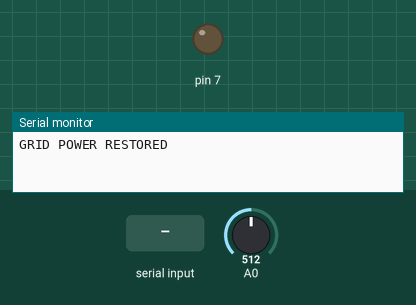
The sketch below on a simulated Arduino Uno, built with avr-gcc and run on an emulated ATmega328P. Parts: output pins drawn as LEDs (lit = HIGH), the last lines printed to the serial monitor. The inputs (shaded band) are chosen by the test bench; at power-on: A0 = 512.

Above: at 1.2 s.
1.3 s: byte 84 (COMMAND_THROW) received over Serial
At 1.56 s:
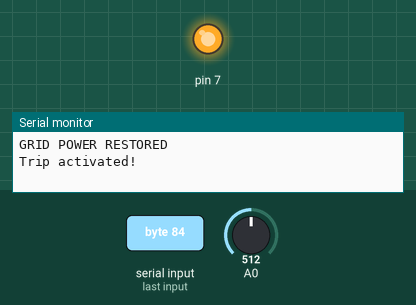
3.1 s: A0 set to 200
4.7 s: "1" received over Serial
Timing chart, 0 to 7.7 s (numbered marks = the images above; inputs shaded):
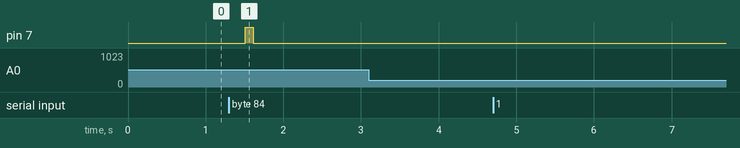

Measured:
- after the input at 1.3 s, pin 7: LOW → HIGH after 0.21 s, → LOW 0.10 s later

The sketch:

sketch.ino
```cpp
// global vars and config.h
#include "main.h"

// timer and external interrupt setup
//#include "interrupts.h"

// scheduler
#include "SCH_AVR.h"


// TODO: more raw register things for SPI and UART
// UART: http://extremeelectronics.co.in/avr-tutorials/using-the-usart-of-avr-microcontrollers-reading-and-writing-data/

void setup () {
	ballast_init();
	serial_init();
	//status_init();
	//setup_external_interrupts();
	mains_check_init();

	// set up scheduler with tick interval defined in config.h
	SCH_init(TICK_INTERVAL);

	SCH_add_task(ballast_fsm, 1, BALLAST_INTERVAL);
	SCH_add_task(serial_command, 2, 20);
	SCH_add_task(mains_check, 3, 40);

	SCH_start();
}

void loop () {
	SCH_dispatch_tasks();
	SCH_sleep();
}


// MACRO: Interrupt for Left and right encoder
//ISR(INT0_vect) { L_count++; }
//ISR(INT1_vect) { R_count++; }
```

SCH_AVR.h
```cpp
// (licence header left out)
// Operation: init -> add tasks -> start --> loop dispatcher + sleep

// Scheduler data structure for storing task data
typedef struct {
	// Pointer to task
	void (* pTask)(void);
	// Initial delay in ticks
	uint16_t delay;
	// Periodic interval in ticks
	uint16_t period;
	// Runme flag (indicating when the task is due to run)
	uint8_t runMe;
} sTask;

// Function prototypes
void SCH_init(const uint8_t);
void SCH_start(void);
// Core scheduler functions
void SCH_dispatch_tasks(void);
uint8_t SCH_add_task(void (*)(void), const uint16_t, const uint16_t);
uint8_t SCH_delete_task(const uint8_t);
void SCH_sleep(void);

// Maximum number of tasks
// MUST BE ADJUSTED FOR EACH NEW PROJECT
#define SCH_MAX_TASKS (10)


//#include <avr/io.h>
//#include <avr/interrupt.h>


// The array of tasks
sTask SCH_tasks_G[SCH_MAX_TASKS];


//  This is the 'dispatcher' function.  When a task (function)
//  is due to run, SCH_Dispatch_Tasks() will run it.
//  This function must be called (repeatedly) from the main loop.
void SCH_dispatch_tasks(void) {
	uint8_t index;

	// Dispatches (runs) the next task (if one is ready)
	for (index = 0; index < SCH_MAX_TASKS; index++) {
		if ((SCH_tasks_G[index].runMe > 0) && (SCH_tasks_G[index].pTask != 0)) {
			(*SCH_tasks_G[index].pTask)();  // Run the task
			SCH_tasks_G[index].runMe -= 1;   // Reset / reduce runMe flag

			// periodic tasks will automatically run again
			// - if this is a 'one shot' task, remove it from the array
			if (SCH_tasks_G[index].period == 0)
				SCH_delete_task(index);
		}
	}
}

//  Causes a task (function) to be executed at regular intervals
//  or after a user-defined delay
//
//  pFunction - The name of the function which is to be scheduled.
//              NOTE: All scheduled functions must be 'void, void' -
//              that is, they must take no parameters, and have
//              a void return type.
//
//  DELAY     - The interval (TICKS) before the task is first executed
//
//  PERIOD    - If 'PERIOD' is 0, the function is only called once,
//              at the time determined by 'DELAY'.  If PERIOD is non-zero,
//              then the function is called repeatedly at an interval
//              determined by the value of PERIOD (see below for examples
//              which should help clarify this).
//
//
//  RETURN VALUE:
//
//  Returns the position in the task array at which the task has been
//  added.  If the return value is SCH_MAX_TASKS then the task could
//  not be added to the array (there was insufficient space).  If the
//  return value is < SCH_MAX_TASKS, then the task was added
//  successfully.
//
//  Note: this return value may be required, if a task is
//  to be subsequently deleted - see SCH_Delete_Task().
//
//  EXAMPLES:
//
//  Task_ID = SCH_Add_Task(Do_X,1000,0);
//  Causes the function Do_X() to be executed once after 1000 sch ticks.
//
//  Task_ID = SCH_Add_Task(Do_X,0,1000);
//  Causes the function Do_X() to be executed regularly, every 1000 sch ticks.
//
//  Task_ID = SCH_Add_Task(Do_X,300,1000);
//  Causes the function Do_X() to be executed regularly, every 1000 ticks.
//  Task will be first executed at T = 300 ticks, then 1300, 2300, etc.
uint8_t SCH_add_task(void (*pFunction)(), const uint16_t DELAY, const uint16_t PERIOD) {
	uint8_t index = 0;

	// First find a gap in the array (if there is one)
	while ((SCH_tasks_G[index].pTask != 0) && (index < SCH_MAX_TASKS))
		index++;

	// Have we reached the end of the list?
	if (index == SCH_MAX_TASKS)
		// Task list is full, return an error code
		return SCH_MAX_TASKS;

	// If we're here, there is a space in the task array
	SCH_tasks_G[index].pTask  = pFunction;
	SCH_tasks_G[index].delay  = DELAY;
	SCH_tasks_G[index].period = PERIOD;
	SCH_tasks_G[index].runMe  = 0;

	// return position of task (to allow later deletion)
	return index;
}

//  Removes a task from the scheduler.  Note that this does
//  *not* delete the associated function from memory:
//  it simply means that it is no longer called by the scheduler.
//
//  TASK_INDEX - The task index.  Provided by SCH_Add_Task().
//
//  RETURN VALUE:  RETURN_ERROR or RETURN_NORMAL
uint8_t SCH_delete_task(const uint8_t TASK_INDEX) {
	// Return_code can be used for error reporting, NOT USED HERE THOUGH!
	uint8_t Return_code = 0;

	SCH_tasks_G[TASK_INDEX].pTask  = 0;
	SCH_tasks_G[TASK_INDEX].delay  = 0;
	SCH_tasks_G[TASK_INDEX].period = 0;
	SCH_tasks_G[TASK_INDEX].runMe  = 0;

	return Return_code;
}

//  Scheduler initialisation function.  Prepares scheduler
//  data structures and sets up timer interrupts at required rate.
//  You must call this function before using the scheduler.
//  Set TICK ms for a 16MHz crystal
void SCH_init(const uint8_t tick) {
	uint8_t i;

	// disable interrupts -- re-enable with SCH_start()
	cli();

	for (i = 0; i < SCH_MAX_TASKS; i++)
		SCH_delete_task(i);

	TCCR1A = 0;
	TCCR1B = 0;
	TCNT1  = 0;

	// set up timer1 @ 16MHz to call ISR every TICK ms
	// will clobber servo lib and pwm 9 and 10

	// SYS clock @ 16Mhz, Prescaler at 64, 16 bit timer1
	// so 250 per ms
	OCR1A = 250*tick;

	// CTC mode (clear timer on compare match
	TCCR1B |= (1 << WGM12);

	// 64 prescaler
	TCCR1B |= (1 << CS11);
	TCCR1B |= (1 << CS10);

	// enable timer compare interrupt
	TIMSK1 |= (1 << OCIE1A);
}

//  Starts the scheduler, by enabling interrupts.
//
//  NOTE: Usually called after all regular tasks are added,
//  to keep the tasks synchronised.
//
//  NOTE: ONLY THE SCHEDULER INTERRUPT SHOULD BE ENABLED!!!
void SCH_start(void) {
	sei();
}

//  This is the scheduler ISR.  It is called at a rate
//  determined by the timer settings in SCH_Init_T1().
ISR(TIMER1_COMPA_vect) {
	uint8_t index;
	for (index = 0; index < SCH_MAX_TASKS; index++) {
		// Check if there is a task at this location
		if (SCH_tasks_G[index].pTask) {
			if (SCH_tasks_G[index].delay == 0) {
				// The task is due to run, Inc. the 'runMe' flag
				SCH_tasks_G[index].runMe += 1;

				if (SCH_tasks_G[index].period) {
					// Schedule periodic tasks to run again
					SCH_tasks_G[index].delay = SCH_tasks_G[index].period;
					SCH_tasks_G[index].delay -= 1;
				}
			} else
				// Not yet ready to run: just decrement the delay
				SCH_tasks_G[index].delay -= 1;
		}
	}
}

// call after dispatcher has finished dispatching
void SCH_sleep(void) {
	// standby mode with timer1, ext interrupts active and CPU off
	SMCR |= 0b1101;
}
```

main.h
```cpp
// global vars and config.h
#pragma once
#include "../config.h"
#include <stdint.h>

// MASKS
#define BALLAST_REQ       0b1000
#define BALLAST_ACTIVE    0b0100
#define BALLAST_IDLE      0b0010
#define BALLAST_OVERHEAT  0b0001

// MAPPED TO PINS
#define POWER_FULL        0b100
#define POWER_CHARGING    0b010
#define POWER_MAINS       0b001
#define POWER_DISCHARGING 0b000

bool
	mains_online      = 0,
	charging          = 0,
	charging_conplete = 0,
	mains_status      = 0,
	mains_status_last = 0;

uint8_t ballast_state = BALLAST_IDLE;

void ballast_init(void) {
	pinMode(BALLAST_RELAY_PIN_N,OUTPUT);
	digitalWrite(BALLAST_RELAY_PIN_N,0);
}

void serial_init(void) {
	Serial.begin(BAUD_RATE);
}

void ballast_throw(void) {
	// TODO: check temperature first
	// TODO: check for mains first (maybe in fsm)
	ballast_state = BALLAST_REQ;
}

void ballast_fsm(void) {
	switch(ballast_state) {
		case BALLAST_IDLE:
		break;

		case BALLAST_REQ:
			digitalWrite(BALLAST_RELAY_PIN_N,1);
			ballast_state = BALLAST_ACTIVE;
		break;

		case BALLAST_ACTIVE:
			digitalWrite(BALLAST_RELAY_PIN_N,0);
			ballast_state = BALLAST_IDLE;
		break;
	}
}

void serial_command (void) {
	uint8_t command = 0x00;
	if (Serial.available()) {
		command = Serial.read();
		switch (command) {
			case COMMAND_THROW:
				ballast_throw();
				Serial.println("Trip activated!");
			break;

			default:
				Serial.println("T to trip.");
		}
	}
}

void mains_check_init(void) {
	pinMode(A0,INPUT);
}

void mains_check (void) {
	mains_status_last = mains_status;
	mains_status      = analogRead(A0) > 210;

	if (mains_status == 0 && mains_status_last == 1)
		Serial.println("GRID FAILURE WARNING");
	else if (mains_status == 1 && mains_status_last == 0)
		Serial.println("GRID POWER RESTORED");
}
```
